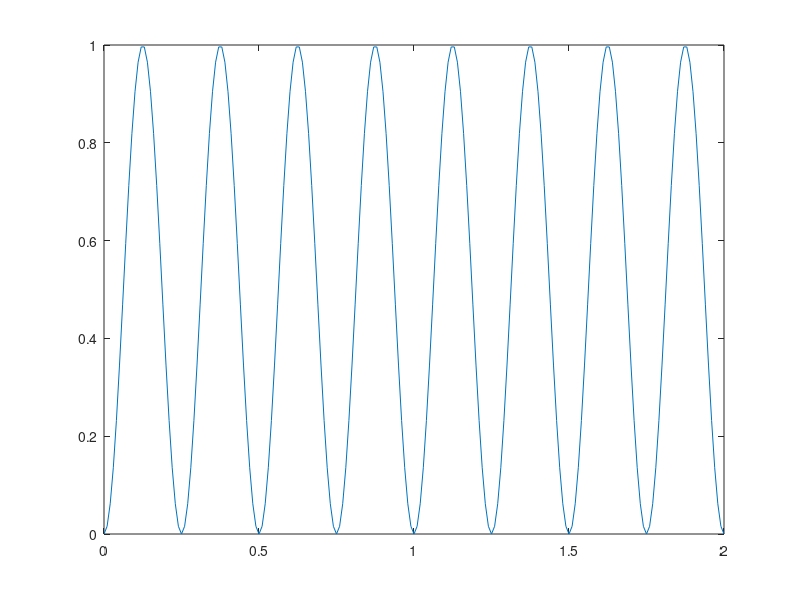

Reproduce this figure in MATLAB.
Ts= 0.01;       %sampling period
t=[0:Ts:10];    %sample times 
tau=1.5         %time constant of exponential 
f0=5;           %sinusoidal frequency
x=exp(-t/tau) .* cos(2*pi*f0*t); 
plot(t,x);
%--------------------------------------------
Ts= 0.01; %Sampling period=10ms
t=[0:Ts:2] %time array from 0 to 2 seconds
f0=2; % Frequency =2 Hz

x1=sin(2*pi*f0*t).^2; % Squared sine signal.
plot(t,x1);
